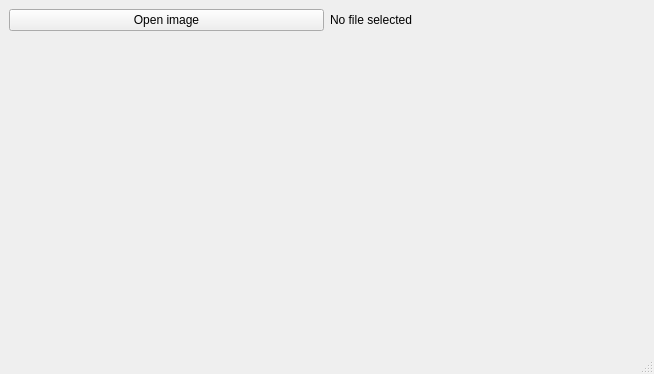
<?xml version="1.0" encoding="UTF-8"?>
<ui version="4.0">
 <class>ImageViewerWindow</class>
 <widget class="QMainWindow" name="ImageViewerWindow">
  <property name="geometry">
   <rect>
    <x>0</x>
    <y>0</y>
    <width>654</width>
    <height>374</height>
   </rect>
  </property>
  <property name="windowTitle">
   <string>Example Image Viewer</string>
  </property>
  <widget class="QWidget" name="centralwidget">
   <layout class="QVBoxLayout" name="verticalLayout">
    <item>
     <layout class="QHBoxLayout" name="horizontalLayout">
      <item>
       <widget class="QPushButton" name="openImageButton">
        <property name="text">
         <string>Open image</string>
        </property>
       </widget>
      </item>
      <item>
       <widget class="QLabel" name="currentFile">
        <property name="text">
         <string>No file selected</string>
        </property>
       </widget>
      </item>
     </layout>
    </item>
    <item>
     <widget class="QLabel" name="imageLabel">
      <property name="sizePolicy">
       <sizepolicy hsizetype="Preferred" vsizetype="Expanding">
        <horstretch>0</horstretch>
        <verstretch>0</verstretch>
       </sizepolicy>
      </property>
      <property name="text">
       <string/>
      </property>
     </widget>
    </item>
   </layout>
  </widget>
  <widget class="QStatusBar" name="statusbar"/>
 </widget>
 <resources/>
 <connections/>
</ui>
